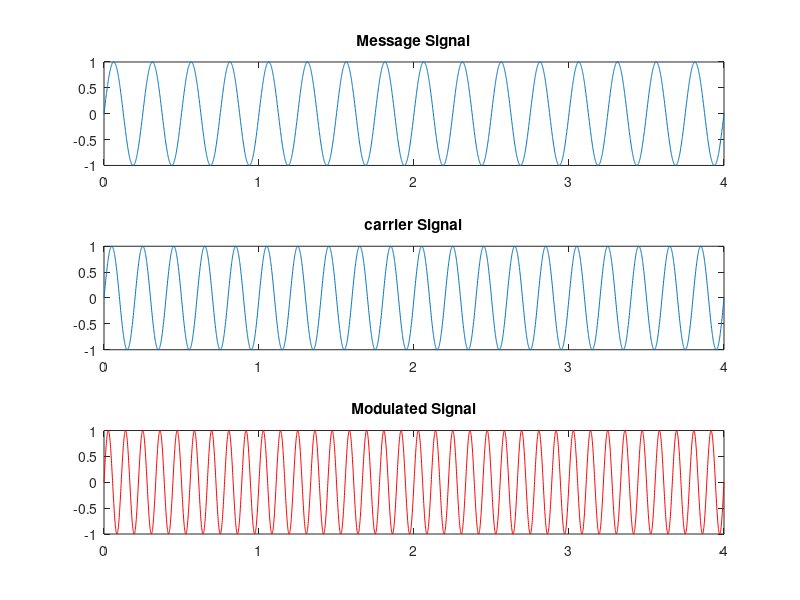

Write MATLAB code to recreate this figure.
amp_carrier=1;
amp_message=1;

frequency_carrier=5;
frequency_mesage=4;

T=4;
t=0:0.001:T;

m=amp_message/amp_carrier;

message = amp_message*sin(2*pi*frequency_mesage*t);

subplot(3,1,1);
plot(t,message);
title('Message Signal');


carrier= amp_carrier*sin(2*pi*frequency_carrier*t);

subplot(3,1,2);

plot(t,carrier);
title('carrier Signal');

modulation=amp_carrier*sin(2*pi*frequency_carrier*t+(m.*(2*pi*frequency_mesage*t)))

subplot(3,1,3);

plot(t,modulation,'r');
title('Modulated Signal');

